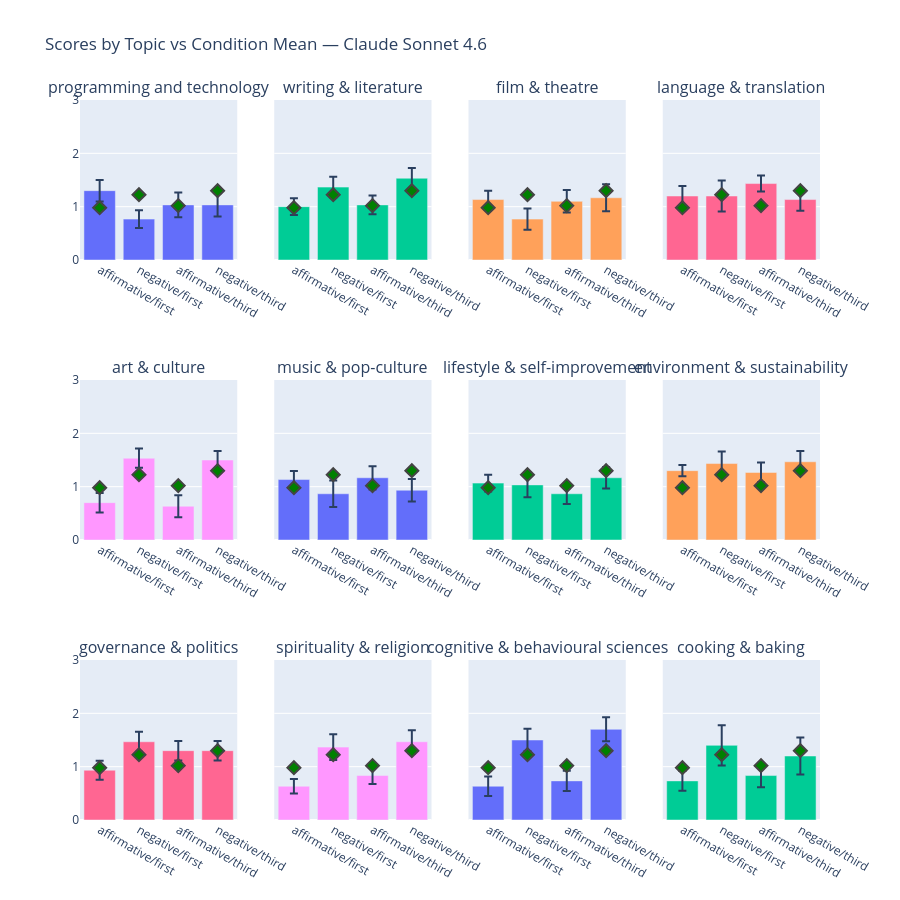
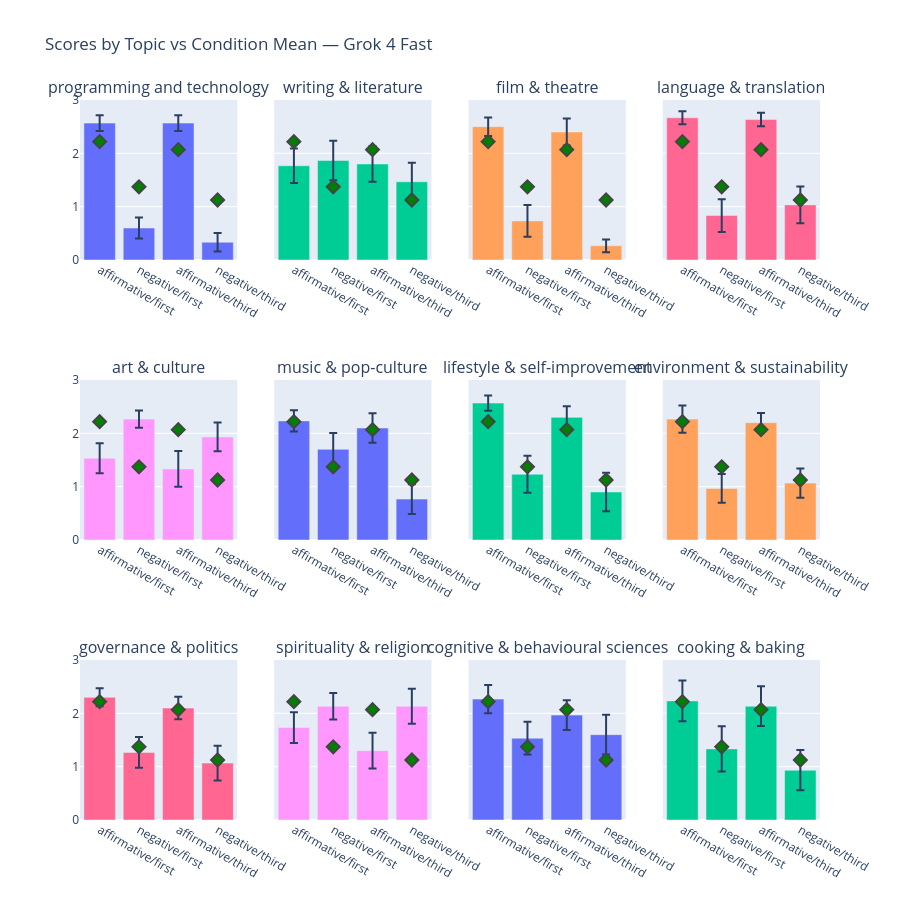

Notebook code for these charts, in order:
### Code cell
condition_means = df.groupby(["polarity", "person"])["mean"].mean().to_dict()

fig = make_subplots(rows=3, cols=4, subplot_titles=TOPICS, shared_yaxes=True)

for model in df["model"].unique():
    print(f"\n{model}")
    model_df = df[df["model"] == model]
    
    condition_means = model_df.groupby(["polarity", "person"])["mean"].mean().to_dict()

    fig = make_subplots(rows=3, cols=4, subplot_titles=TOPICS, shared_yaxes=True)

    for i, topic in enumerate(TOPICS):
        row, col = (i // 4) + 1, (i % 4) + 1
        subset = model_df[model_df["topic"] == topic].copy()
        subset["condition"] = subset["polarity"] + "/" + subset["person"]
        subset["condition_mean"] = subset.apply(lambda r: condition_means[(r["polarity"], r["person"])], axis=1)

        fig.add_trace(go.Bar(
            x=subset["condition"], y=subset["mean"],
            error_y=dict(type="data", array=subset["stderr"]),
            showlegend=False
        ), row=row, col=col)

        fig.add_trace(go.Scatter(
            x=subset["condition"], y=subset["condition_mean"],
            mode="markers", marker=dict(color="green", size=10, symbol="diamond", line=dict(width=2)),
            showlegend=False
        ), row=row, col=col)

    fig.update_layout(title=f"Scores by Topic vs Condition Mean — {model}", height=900)
    fig.update_yaxes(range=[0, 3])
    fig.show()

### Figure 1 — Plotly figure (JSON) as saved in the notebook; plotly's stock layout.template omitted (floating-point values rounded to 4 significant figures)
{"data": [{"error_y": {"array": [0.2015, 0.1652, 0.2301, 0.2191], "type": "data"}, "showlegend": false, "type": "bar", "x": ["affirmative/first", "negative/first", "affirmative/third", "negative/third"], "xaxis": "x", "y": [1.3, 0.7667, 1.033, 1.033], "yaxis": "y"}, {"marker": {"color": "green", "line": {"width": 2}, "size": 10, "symbol": "diamond"}, "mode": "markers", "showlegend": false, "type": "scatter", "x": ["affirmative/first", "negative/first", "affirmative/third", "negative/third"], "xaxis": "x", "y": [0.9806, 1.225, 1.019, 1.3], "yaxis": "y"}, {"error_y": {"array": [0.1571, 0.1953, 0.1753, 0.1937], "type": "data"}, "showlegend": false, "type": "bar", "x": ["affirmative/first", "negative/first", "affirmative/third", "negative/third"], "xaxis": "x2", "y": [1.0, 1.367, 1.033, 1.533], "yaxis": "y2"}, {"marker": {"color": "green", "line": {"width": 2}, "size": 10, "symbol": "diamond"}, "mode": "markers", "showlegend": false, "type": "scatter", "x": ["affirmative/first", "negative/first", "affirmative/third", "negative/third"], "xaxis": "x2", "y": [0.9806, 1.225, 1.019, 1.3], "yaxis": "y2"}, {"error_y": {"array": [0.1663, 0.1991, 0.2111, 0.2546], "type": "data"}, "showlegend": false, "type": "bar", "x": ["affirmative/first", "negative/first", "affirmative/third", "negative/third"], "xaxis": "x3", "y": [1.133, 0.7667, 1.1, 1.167], "yaxis": "y3"}, {"marker": {"color": "green", "line": {"width": 2}, "size": 10, "symbol": "diamond"}, "mode": "markers", "showlegend": false, "type": "scatter", "x": ["affirmative/first", "negative/first", "affirmative/third", "negative/third"], "xaxis": "x3", "y": [0.9806, 1.225, 1.019, 1.3], "yaxis": "y3"}, {"error_y": {"array": [0.1872, 0.2906, 0.1495, 0.212], "type": "data"}, "showlegend": false, "type": "bar", "x": ["affirmative/first", "negative/first", "affirmative/third", "negative/third"], "xaxis": "x4", "y": [1.2, 1.2, 1.433, 1.133], "yaxis": "y4"}, {"marker": {"color": "green", "line": {"width": 2}, "size": 10, "symbol": "diamond"}, "mode": "markers", "showlegend": false, "type": "scatter", "x": ["affirmative/first", "negative/first", "affirmative/third", "negative/third"], "xaxis": "x4", "y": [0.9806, 1.225, 1.019, 1.3], "yaxis": "y4"}, {"error_y": {"array": [0.1822, 0.1805, 0.2076, 0.1667], "type": "data"}, "showlegend": false, "type": "bar", "x": ["affirmative/first", "negative/first", "affirmative/third", "negative/third"], "xaxis": "x5", "y": [0.7, 1.533, 0.6333, 1.5], "yaxis": "y5"}, {"marker": {"color": "green", "line": {"width": 2}, "size": 10, "symbol": "diamond"}, "mode": "markers", "showlegend": false, "type": "scatter", "x": ["affirmative/first", "negative/first", "affirmative/third", "negative/third"], "xaxis": "x5", "y": [0.9806, 1.225, 1.019, 1.3], "yaxis": "y5"}, {"error_y": {"array": [0.1587, 0.2494, 0.218, 0.2096], "type": "data"}, "showlegend": false, "type": "bar", "x": ["affirmative/first", "negative/first", "affirmative/third", "negative/third"], "xaxis": "x6", "y": [1.133, 0.8667, 1.167, 0.9333], "yaxis": "y6"}, {"marker": {"color": "green", "line": {"width": 2}, "size": 10, "symbol": "diamond"}, "mode": "markers", "showlegend": false, "type": "scatter", "x": ["affirmative/first", "negative/first", "affirmative/third", "negative/third"], "xaxis": "x6", "y": [0.9806, 1.225, 1.019, 1.3], "yaxis": "y6"}, {"error_y": {"array": [0.1556, 0.2301, 0.1937, 0.2003], "type": "data"}, "showlegend": false, "type": "bar", "x": ["affirmative/first", "negative/first", "affirmative/third", "negative/third"], "xaxis": "x7", "y": [1.067, 1.033, 0.8667, 1.167], "yaxis": "y7"}, {"marker": {"color": "green", "line": {"width": 2}, "size": 10, "symbol": "diamond"}, "mode": "markers", "showlegend": false, "type": "scatter", "x": ["affirmative/first", "negative/first", "affirmative/third", "negative/third"], "xaxis": "x7", "y": [0.9806, 1.225, 1.019, 1.3], "yaxis": "y7"}, {"error_y": {"array": [0.1048, 0.228, 0.1846, 0.2], "type": "data"}, "showlegend": false, "type": "bar", "x": ["affirmative/first", "negative/first", "affirmative/third", "negative/third"], "xaxis": "x8", "y": [1.3, 1.433, 1.267, 1.467], "yaxis": "y8"}, {"marker": {"color": "green", "line": {"width": 2}, "size": 10, "symbol": "diamond"}, "mode": "markers", "showlegend": false, "type": "scatter", "x": ["affirmative/first", "negative/first", "affirmative/third", "negative/third"], "xaxis": "x8", "y": [0.9806, 1.225, 1.019, 1.3], "yaxis": "y8"}, {"error_y": {"array": [0.1778, 0.1872, 0.1822, 0.1822], "type": "data"}, "showlegend": false, "type": "bar", "x": ["affirmative/first", "negative/first", "affirmative/third", "negative/third"], "xaxis": "x9", "y": [0.9333, 1.467, 1.3, 1.3], "yaxis": "y9"}, {"marker": {"color": "green", "line": {"width": 2}, "size": 10, "symbol": "diamond"}, "mode": "markers", "showlegend": false, "type": "scatter", "x": ["affirmative/first", "negative/first", "affirmative/third", "negative/third"], "xaxis": "x9", "y": [0.9806, 1.225, 1.019, 1.3], "yaxis": "y9"}, {"error_y": {"array": [0.1356, 0.2406, 0.1591, 0.2177], "type": "data"}, "showlegend": false, "type": "bar", "x": ["affirmative/first", "negative/first", "affirmative/third", "negative/third"], "xaxis": "x10", "y": [0.6333, 1.367, 0.8333, 1.467], "yaxis": "y10"}, {"marker": {"color": "green", "line": {"width": 2}, "size": 10, "symbol": "diamond"}, "mode": "markers", "showlegend": false, "type": "scatter", "x": ["affirmative/first", "negative/first", "affirmative/third", "negative/third"], "xaxis": "x10", "y": [0.9806, 1.225, 1.019, 1.3], "yaxis": "y10"}, {"error_y": {"array": [0.1822, 0.2123, 0.1912, 0.2247], "type": "data"}, "showlegend": false, "type": "bar", "x": ["affirmative/first", "negative/first", "affirmative/third", "negative/third"], "xaxis": "x11", "y": [0.6333, 1.5, 0.7333, 1.7], "yaxis": "y11"}, {"marker": {"color": "green", "line": {"width": 2}, "size": 10, "symbol": "diamond"}, "mode": "markers", "showlegend": false, "type": "scatter", "x": ["affirmative/first", "negative/first", "affirmative/third", "negative/third"], "xaxis": "x11", "y": [0.9806, 1.225, 1.019, 1.3], "yaxis": "y11"}, {"error_y": {"array": [0.1846, 0.3778, 0.218, 0.3485], "type": "data"}, "showlegend": false, "type": "bar", "x": ["affirmative/first", "negative/first", "affirmative/third", "negative/third"], "xaxis": "x12", "y": [0.7333, 1.4, 0.8333, 1.2], "yaxis": "y12"}, {"marker": {"color": "green", "line": {"width": 2}, "size": 10, "symbol": "diamond"}, "mode": "markers", "showlegend": false, "type": "scatter", "x": ["affirmative/first", "negative/first", "affirmative/third", "negative/third"], "xaxis": "x12", "y": [0.9806, 1.225, 1.019, 1.3], "yaxis": "y12"}], "layout": {"annotations": [{"font": {"size": 16}, "showarrow": false, "text": "programming and technology", "x": 0.1062, "xanchor": "center", "xref": "paper", "y": 1, "yanchor": "bottom", "yref": "paper"}, {"font": {"size": 16}, "showarrow": false, "text": "writing & literature", "x": 0.3688, "xanchor": "center", "xref": "paper", "y": 1, "yanchor": "bottom", "yref": "paper"}, {"font": {"size": 16}, "showarrow": false, "text": "film & theatre", "x": 0.6313, "xanchor": "center", "xref": "paper", "y": 1, "yanchor": "bottom", "yref": "paper"}, {"font": {"size": 16}, "showarrow": false, "text": "language & translation", "x": 0.8938, "xanchor": "center", "xref": "paper", "y": 1, "yanchor": "bottom", "yref": "paper"}, {"font": {"size": 16}, "showarrow": false, "text": "art & culture", "x": 0.1062, "xanchor": "center", "xref": "paper", "y": 0.6111, "yanchor": "bottom", "yref": "paper"}, {"font": {"size": 16}, "showarrow": false, "text": "music & pop-culture", "x": 0.3688, "xanchor": "center", "xref": "paper", "y": 0.6111, "yanchor": "bottom", "yref": "paper"}, {"font": {"size": 16}, "showarrow": false, "text": "lifestyle & self-improvement", "x": 0.6313, "xanchor": "center", "xref": "paper", "y": 0.6111, "yanchor": "bottom", "yref": "paper"}, {"font": {"size": 16}, "showarrow": false, "text": "environment & sustainability", "x": 0.8938, "xanchor": "center", "xref": "paper", "y": 0.6111, "yanchor": "bottom", "yref": "paper"}, {"font": {"size": 16}, "showarrow": false, "text": "governance & politics", "x": 0.1062, "xanchor": "center", "xref": "paper", "y": 0.2222, "yanchor": "bottom", "yref": "paper"}, {"font": {"size": 16}, "showarrow": false, "text": "spirituality & religion", "x": 0.3688, "xanchor": "center", "xref": "paper", "y": 0.2222, "yanchor": "bottom", "yref": "paper"}, {"font": {"size": 16}, "showarrow": false, "text": "cognitive & behavioural sciences", "x": 0.6313, "xanchor": "center", "xref": "paper", "y": 0.2222, "yanchor": "bottom", "yref": "paper"}, {"font": {"size": 16}, "showarrow": false, "text": "cooking & baking", "x": 0.8938, "xanchor": "center", "xref": "paper", "y": 0.2222, "yanchor": "bottom", "yref": "paper"}], "height": 900, "title": {"text": "Scores by Topic vs Condition Mean — Claude Sonnet 4.6"}, "xaxis": {"anchor": "y", "domain": [0, 0.2125]}, "xaxis10": {"anchor": "y10", "domain": [0.2625, 0.475]}, "xaxis11": {"anchor": "y11", "domain": [0.525, 0.7375]}, "xaxis12": {"anchor": "y12", "domain": [0.7875, 1]}, "xaxis2": {"anchor": "y2", "domain": [0.2625, 0.475]}, "xaxis3": {"anchor": "y3", "domain": [0.525, 0.7375]}, "xaxis4": {"anchor": "y4", "domain": [0.7875, 1]}, "xaxis5": {"anchor": "y5", "domain": [0, 0.2125]}, "xaxis6": {"anchor": "y6", "domain": [0.2625, 0.475]}, "xaxis7": {"anchor": "y7", "domain": [0.525, 0.7375]}, "xaxis8": {"anchor": "y8", "domain": [0.7875, 1]}, "xaxis9": {"anchor": "y9", "domain": [0, 0.2125]}, "yaxis": {"anchor": "x", "domain": [0.7778, 1], "range": [0, 3]}, "yaxis10": {"anchor": "x10", "domain": [0, 0.2222], "matches": "y9", "range": [0, 3], "showticklabels": false}, "yaxis11": {"anchor": "x11", "domain": [0, 0.2222], "matches": "y9", "range": [0, 3], "showticklabels": false}, "yaxis12": {"anchor": "x12", "domain": [0, 0.2222], "matches": "y9", "range": [0, 3], "showticklabels": false}, "yaxis2": {"anchor": "x2", "domain": [0.7778, 1], "matches": "y", "range": [0, 3], "showticklabels": false}, "yaxis3": {"anchor": "x3", "domain": [0.7778, 1], "matches": "y", "range": [0, 3], "showticklabels": false}, "yaxis4": {"anchor": "x4", "domain": [0.7778, 1], "matches": "y", "range": [0, 3], "showticklabels": false}, "yaxis5": {"anchor": "x5", "domain": [0.3889, 0.6111], "range": [0, 3]}, "yaxis6": {"anchor": "x6", "domain": [0.3889, 0.6111], "matches": "y5", "range": [0, 3], "showticklabels": false}, "yaxis7": {"anchor": "x7", "domain": [0.3889, 0.6111], "matches": "y5", "range": [0, 3], "showticklabels": false}, "yaxis8": {"anchor": "x8", "domain": [0.3889, 0.6111], "matches": "y5", "range": [0, 3], "showticklabels": false}, "yaxis9": {"anchor": "x9", "domain": [0, 0.2222], "range": [0, 3]}}}

### Figure 2 — Plotly figure (JSON) as saved in the notebook; plotly's stock layout.template omitted (floating-point values rounded to 4 significant figures)
{"data": [{"error_y": {"array": [0.1495, 0.1975, 0.1495, 0.1721], "type": "data"}, "showlegend": false, "type": "bar", "x": ["affirmative/first", "negative/first", "affirmative/third", "negative/third"], "xaxis": "x", "y": [2.567, 0.6, 2.567, 0.3333], "yaxis": "y"}, {"marker": {"color": "green", "line": {"width": 2}, "size": 10, "symbol": "diamond"}, "mode": "markers", "showlegend": false, "type": "scatter", "x": ["affirmative/first", "negative/first", "affirmative/third", "negative/third"], "xaxis": "x", "y": [2.219, 1.372, 2.069, 1.125], "yaxis": "y"}, {"error_y": {"array": [0.3222, 0.3692, 0.3341, 0.3556], "type": "data"}, "showlegend": false, "type": "bar", "x": ["affirmative/first", "negative/first", "affirmative/third", "negative/third"], "xaxis": "x2", "y": [1.767, 1.867, 1.8, 1.467], "yaxis": "y2"}, {"marker": {"color": "green", "line": {"width": 2}, "size": 10, "symbol": "diamond"}, "mode": "markers", "showlegend": false, "type": "scatter", "x": ["affirmative/first", "negative/first", "affirmative/third", "negative/third"], "xaxis": "x2", "y": [2.219, 1.372, 2.069, 1.125], "yaxis": "y2"}, {"error_y": {"array": [0.1739, 0.2973, 0.2524, 0.1197], "type": "data"}, "showlegend": false, "type": "bar", "x": ["affirmative/first", "negative/first", "affirmative/third", "negative/third"], "xaxis": "x3", "y": [2.5, 0.7333, 2.4, 0.2667], "yaxis": "y3"}, {"marker": {"color": "green", "line": {"width": 2}, "size": 10, "symbol": "diamond"}, "mode": "markers", "showlegend": false, "type": "scatter", "x": ["affirmative/first", "negative/first", "affirmative/third", "negative/third"], "xaxis": "x3", "y": [2.219, 1.372, 2.069, 1.125], "yaxis": "y3"}, {"error_y": {"array": [0.1217, 0.3073, 0.1262, 0.3459], "type": "data"}, "showlegend": false, "type": "bar", "x": ["affirmative/first", "negative/first", "affirmative/third", "negative/third"], "xaxis": "x4", "y": [2.667, 0.8333, 2.633, 1.033], "yaxis": "y4"}, {"marker": {"color": "green", "line": {"width": 2}, "size": 10, "symbol": "diamond"}, "mode": "markers", "showlegend": false, "type": "scatter", "x": ["affirmative/first", "negative/first", "affirmative/third", "negative/third"], "xaxis": "x4", "y": [2.219, 1.372, 2.069, 1.125], "yaxis": "y4"}, {"error_y": {"array": [0.282, 0.1633, 0.337, 0.2713], "type": "data"}, "showlegend": false, "type": "bar", "x": ["affirmative/first", "negative/first", "affirmative/third", "negative/third"], "xaxis": "x5", "y": [1.533, 2.267, 1.333, 1.933], "yaxis": "y5"}, {"marker": {"color": "green", "line": {"width": 2}, "size": 10, "symbol": "diamond"}, "mode": "markers", "showlegend": false, "type": "scatter", "x": ["affirmative/first", "negative/first", "affirmative/third", "negative/third"], "xaxis": "x5", "y": [2.219, 1.372, 2.069, 1.125], "yaxis": "y5"}, {"error_y": {"array": [0.1991, 0.3081, 0.2769, 0.2769], "type": "data"}, "showlegend": false, "type": "bar", "x": ["affirmative/first", "negative/first", "affirmative/third", "negative/third"], "xaxis": "x6", "y": [2.233, 1.7, 2.1, 0.7667], "yaxis": "y6"}, {"marker": {"color": "green", "line": {"width": 2}, "size": 10, "symbol": "diamond"}, "mode": "markers", "showlegend": false, "type": "scatter", "x": ["affirmative/first", "negative/first", "affirmative/third", "negative/third"], "xaxis": "x6", "y": [2.219, 1.372, 2.069, 1.125], "yaxis": "y6"}, {"error_y": {"array": [0.141, 0.348, 0.2076, 0.3619], "type": "data"}, "showlegend": false, "type": "bar", "x": ["affirmative/first", "negative/first", "affirmative/third", "negative/third"], "xaxis": "x7", "y": [2.567, 1.233, 2.3, 0.9], "yaxis": "y7"}, {"marker": {"color": "green", "line": {"width": 2}, "size": 10, "symbol": "diamond"}, "mode": "markers", "showlegend": false, "type": "scatter", "x": ["affirmative/first", "negative/first", "affirmative/third", "negative/third"], "xaxis": "x7", "y": [2.219, 1.372, 2.069, 1.125], "yaxis": "y7"}, {"error_y": {"array": [0.2572, 0.2697, 0.1805, 0.2758], "type": "data"}, "showlegend": false, "type": "bar", "x": ["affirmative/first", "negative/first", "affirmative/third", "negative/third"], "xaxis": "x8", "y": [2.267, 0.9667, 2.2, 1.067], "yaxis": "y8"}, {"marker": {"color": "green", "line": {"width": 2}, "size": 10, "symbol": "diamond"}, "mode": "markers", "showlegend": false, "type": "scatter", "x": ["affirmative/first", "negative/first", "affirmative/third", "negative/third"], "xaxis": "x8", "y": [2.219, 1.372, 2.069, 1.125], "yaxis": "y8"}, {"error_y": {"array": [0.1681, 0.2889, 0.2111, 0.3251], "type": "data"}, "showlegend": false, "type": "bar", "x": ["affirmative/first", "negative/first", "affirmative/third", "negative/third"], "xaxis": "x9", "y": [2.3, 1.267, 2.1, 1.067], "yaxis": "y9"}, {"marker": {"color": "green", "line": {"width": 2}, "size": 10, "symbol": "diamond"}, "mode": "markers", "showlegend": false, "type": "scatter", "x": ["affirmative/first", "negative/first", "affirmative/third", "negative/third"], "xaxis": "x9", "y": [2.219, 1.372, 2.069, 1.125], "yaxis": "y9"}, {"error_y": {"array": [0.2889, 0.2494, 0.335, 0.3266], "type": "data"}, "showlegend": false, "type": "bar", "x": ["affirmative/first", "negative/first", "affirmative/third", "negative/third"], "xaxis": "x10", "y": [1.733, 2.133, 1.3, 2.133], "yaxis": "y10"}, {"marker": {"color": "green", "line": {"width": 2}, "size": 10, "symbol": "diamond"}, "mode": "markers", "showlegend": false, "type": "scatter", "x": ["affirmative/first", "negative/first", "affirmative/third", "negative/third"], "xaxis": "x10", "y": [2.219, 1.372, 2.069, 1.125], "yaxis": "y10"}, {"error_y": {"array": [0.2667, 0.3071, 0.2787, 0.3712], "type": "data"}, "showlegend": false, "type": "bar", "x": ["affirmative/first", "negative/first", "affirmative/third", "negative/third"], "xaxis": "x11", "y": [2.267, 1.533, 1.967, 1.6], "yaxis": "y11"}, {"marker": {"color": "green", "line": {"width": 2}, "size": 10, "symbol": "diamond"}, "mode": "markers", "showlegend": false, "type": "scatter", "x": ["affirmative/first", "negative/first", "affirmative/third", "negative/third"], "xaxis": "x11", "y": [2.219, 1.372, 2.069, 1.125], "yaxis": "y11"}, {"error_y": {"array": [0.3818, 0.4246, 0.3725, 0.3778], "type": "data"}, "showlegend": false, "type": "bar", "x": ["affirmative/first", "negative/first", "affirmative/third", "negative/third"], "xaxis": "x12", "y": [2.233, 1.333, 2.133, 0.9333], "yaxis": "y12"}, {"marker": {"color": "green", "line": {"width": 2}, "size": 10, "symbol": "diamond"}, "mode": "markers", "showlegend": false, "type": "scatter", "x": ["affirmative/first", "negative/first", "affirmative/third", "negative/third"], "xaxis": "x12", "y": [2.219, 1.372, 2.069, 1.125], "yaxis": "y12"}], "layout": {"annotations": [{"font": {"size": 16}, "showarrow": false, "text": "programming and technology", "x": 0.1062, "xanchor": "center", "xref": "paper", "y": 1, "yanchor": "bottom", "yref": "paper"}, {"font": {"size": 16}, "showarrow": false, "text": "writing & literature", "x": 0.3688, "xanchor": "center", "xref": "paper", "y": 1, "yanchor": "bottom", "yref": "paper"}, {"font": {"size": 16}, "showarrow": false, "text": "film & theatre", "x": 0.6313, "xanchor": "center", "xref": "paper", "y": 1, "yanchor": "bottom", "yref": "paper"}, {"font": {"size": 16}, "showarrow": false, "text": "language & translation", "x": 0.8938, "xanchor": "center", "xref": "paper", "y": 1, "yanchor": "bottom", "yref": "paper"}, {"font": {"size": 16}, "showarrow": false, "text": "art & culture", "x": 0.1062, "xanchor": "center", "xref": "paper", "y": 0.6111, "yanchor": "bottom", "yref": "paper"}, {"font": {"size": 16}, "showarrow": false, "text": "music & pop-culture", "x": 0.3688, "xanchor": "center", "xref": "paper", "y": 0.6111, "yanchor": "bottom", "yref": "paper"}, {"font": {"size": 16}, "showarrow": false, "text": "lifestyle & self-improvement", "x": 0.6313, "xanchor": "center", "xref": "paper", "y": 0.6111, "yanchor": "bottom", "yref": "paper"}, {"font": {"size": 16}, "showarrow": false, "text": "environment & sustainability", "x": 0.8938, "xanchor": "center", "xref": "paper", "y": 0.6111, "yanchor": "bottom", "yref": "paper"}, {"font": {"size": 16}, "showarrow": false, "text": "governance & politics", "x": 0.1062, "xanchor": "center", "xref": "paper", "y": 0.2222, "yanchor": "bottom", "yref": "paper"}, {"font": {"size": 16}, "showarrow": false, "text": "spirituality & religion", "x": 0.3688, "xanchor": "center", "xref": "paper", "y": 0.2222, "yanchor": "bottom", "yref": "paper"}, {"font": {"size": 16}, "showarrow": false, "text": "cognitive & behavioural sciences", "x": 0.6313, "xanchor": "center", "xref": "paper", "y": 0.2222, "yanchor": "bottom", "yref": "paper"}, {"font": {"size": 16}, "showarrow": false, "text": "cooking & baking", "x": 0.8938, "xanchor": "center", "xref": "paper", "y": 0.2222, "yanchor": "bottom", "yref": "paper"}], "height": 900, "title": {"text": "Scores by Topic vs Condition Mean — Grok 4 Fast"}, "xaxis": {"anchor": "y", "domain": [0, 0.2125]}, "xaxis10": {"anchor": "y10", "domain": [0.2625, 0.475]}, "xaxis11": {"anchor": "y11", "domain": [0.525, 0.7375]}, "xaxis12": {"anchor": "y12", "domain": [0.7875, 1]}, "xaxis2": {"anchor": "y2", "domain": [0.2625, 0.475]}, "xaxis3": {"anchor": "y3", "domain": [0.525, 0.7375]}, "xaxis4": {"anchor": "y4", "domain": [0.7875, 1]}, "xaxis5": {"anchor": "y5", "domain": [0, 0.2125]}, "xaxis6": {"anchor": "y6", "domain": [0.2625, 0.475]}, "xaxis7": {"anchor": "y7", "domain": [0.525, 0.7375]}, "xaxis8": {"anchor": "y8", "domain": [0.7875, 1]}, "xaxis9": {"anchor": "y9", "domain": [0, 0.2125]}, "yaxis": {"anchor": "x", "domain": [0.7778, 1], "range": [0, 3]}, "yaxis10": {"anchor": "x10", "domain": [0, 0.2222], "matches": "y9", "range": [0, 3], "showticklabels": false}, "yaxis11": {"anchor": "x11", "domain": [0, 0.2222], "matches": "y9", "range": [0, 3], "showticklabels": false}, "yaxis12": {"anchor": "x12", "domain": [0, 0.2222], "matches": "y9", "range": [0, 3], "showticklabels": false}, "yaxis2": {"anchor": "x2", "domain": [0.7778, 1], "matches": "y", "range": [0, 3], "showticklabels": false}, "yaxis3": {"anchor": "x3", "domain": [0.7778, 1], "matches": "y", "range": [0, 3], "showticklabels": false}, "yaxis4": {"anchor": "x4", "domain": [0.7778, 1], "matches": "y", "range": [0, 3], "showticklabels": false}, "yaxis5": {"anchor": "x5", "domain": [0.3889, 0.6111], "range": [0, 3]}, "yaxis6": {"anchor": "x6", "domain": [0.3889, 0.6111], "matches": "y5", "range": [0, 3], "showticklabels": false}, "yaxis7": {"anchor": "x7", "domain": [0.3889, 0.6111], "matches": "y5", "range": [0, 3], "showticklabels": false}, "yaxis8": {"anchor": "x8", "domain": [0.3889, 0.6111], "matches": "y5", "range": [0, 3], "showticklabels": false}, "yaxis9": {"anchor": "x9", "domain": [0, 0.2222], "range": [0, 3]}}}
